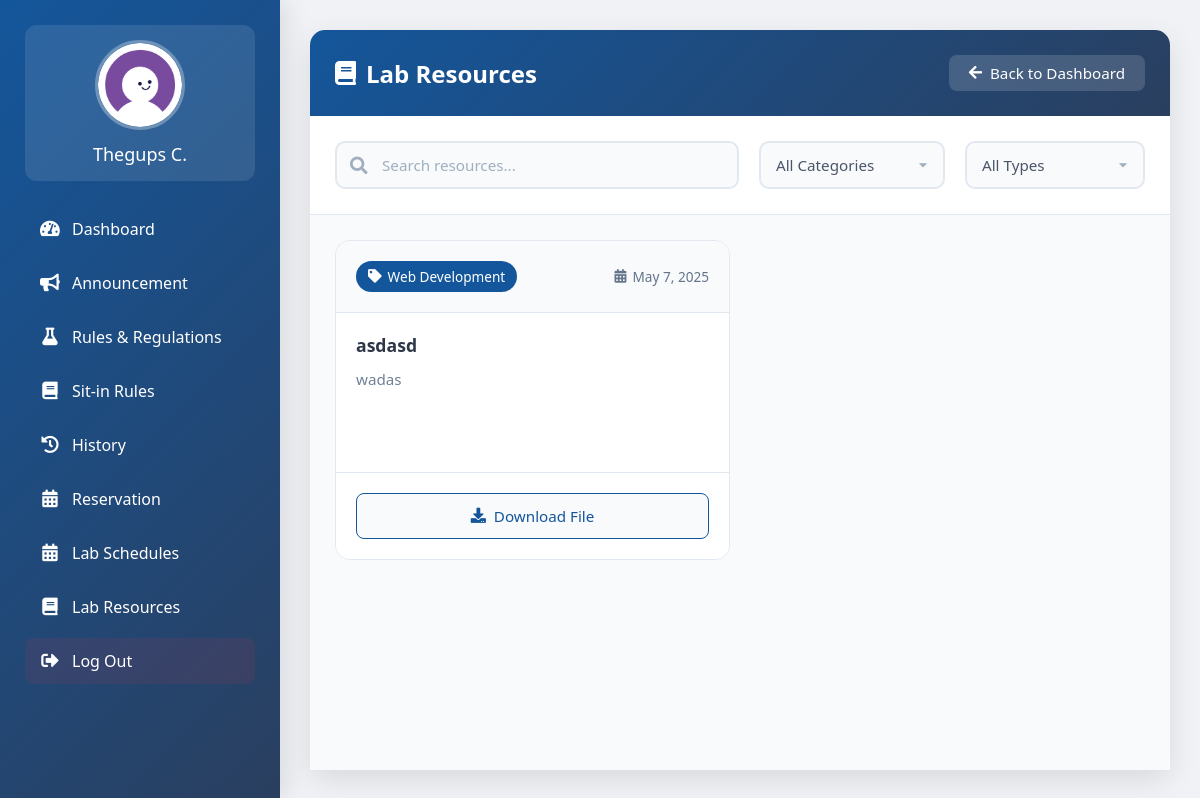
The page /viewlabresources.php (signed in) on the database as committed earlier.
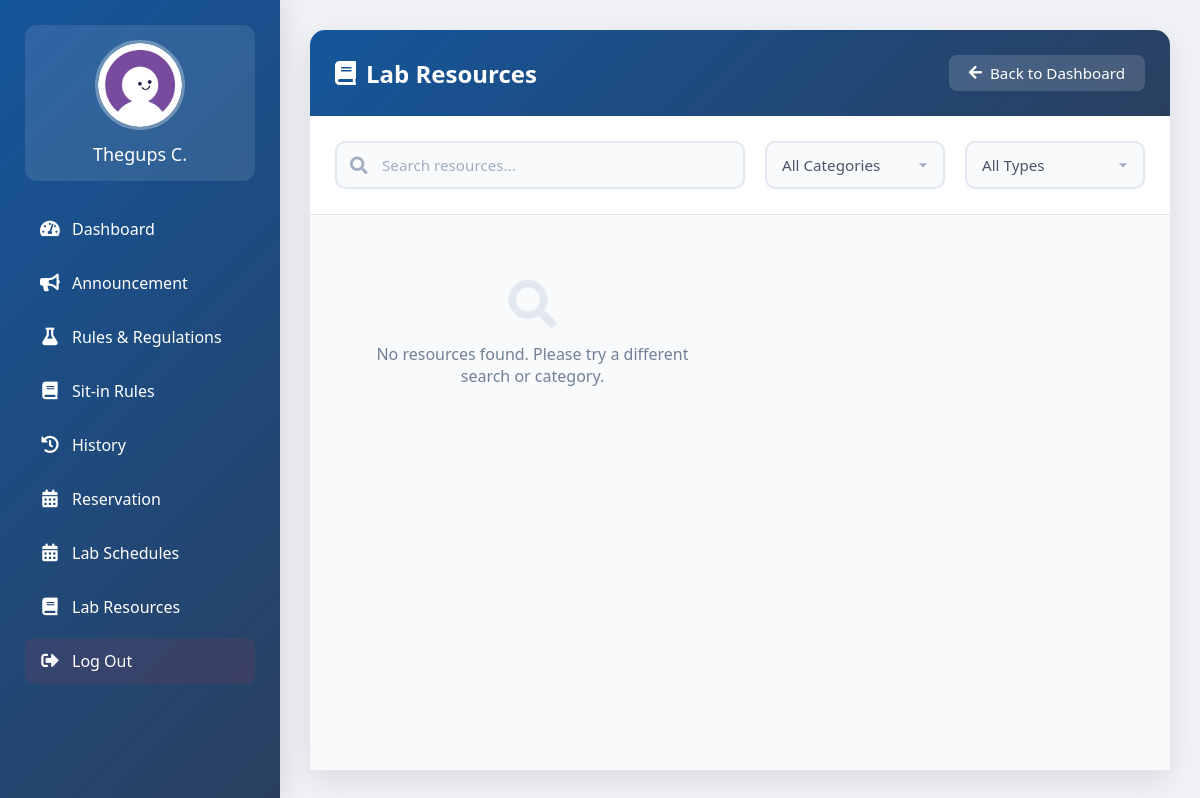
The same page on the database as committed later.
### tables this page shows
CREATE TABLE `lab_resources` (
  `id` int(11) NOT NULL,
  `title` varchar(255) NOT NULL,
  `description` text DEFAULT NULL,
  `category` varchar(100) NOT NULL,
  `resource_type` varchar(50) NOT NULL,
  `link` text NOT NULL,
  `file_path` varchar(255) DEFAULT NULL,
  `upload_date` datetime NOT NULL,
  `file_name` varchar(255) DEFAULT NULL,
  `file_type` varchar(50) DEFAULT NULL
);

### viewlabresources.php (the view, shortened to what the changed rows need)
<?php
include("connector.php");
$query = "SELECT * FROM lab_resources WHERE 1=1";
$query .= " ORDER BY upload_date DESC";
$result = mysqli_query($con, $query);
?>
<!DOCTYPE html>
<html lang="en">
<head>
    <link rel="stylesheet" href="https://cdnjs.cloudflare.com/ajax/libs/font-awesome/5.15.3/css/all.min.css">
</head>
<body>
<div class="content">
    <div class="resources-container">
        <div class="resources-header">
            <h1>
                <i class="fas fa-book"></i>
                Lab Resources
            </h1>
        </div>
        <div class="resources-grid">
            <?php if (mysqli_num_rows($result) > 0): ?>
                <?php while ($row = mysqli_fetch_assoc($result)): ?>
                    <div class="resource-card">
                        <div class="resource-header">
                            <div class="category-badge">
                                <i class="fas fa-tag"></i> <?php echo htmlspecialchars($row['category']); ?>
                            </div>
                            <div class="resource-date">
                                <i class="fas fa-calendar-alt"></i>
                                <?php echo date('F j, Y', strtotime($row['upload_date'])); ?>
                            </div>
                        </div>
                        <div class="resource-body">
                            <h3 class="resource-title">
                                <?php echo htmlspecialchars($row['title']); ?>
                            </h3>
                            <p class="resource-description">
                                <?php echo htmlspecialchars($row['description']); ?>
                            </p>
                        </div>
                        <div class="resource-actions">
                            <?php
                            $hasFile = isset($row['file_path']) && !empty(trim($row['file_path']));
                            ?>
                            <?php if ($hasFile): ?>
                                <a href="uploads/resources/<?php echo htmlspecialchars($row['file_path']); ?>"
                                   download="<?php echo htmlspecialchars($row['file_name']); ?>"
                                   class="resource-btn download-btn">
                                    <i class="fas fa-download"></i> Download File
                                </a>
                            <?php endif; ?>
                        </div>
                    </div>
                <?php endwhile; ?>
            <?php else: ?>
                <div class="no-resources">
                    <i class="fas fa-search"></i>
                    <p>No resources found. Please try a different search or category.</p>
                </div>
            <?php endif; ?>
        </div>
    </div>
</div>
</body>
</html>

Rows that differ between the two databases and show on the page:
removed lab_resources: category "Web Development", upload_date "May 7, 2025", title "asdasd", description "wadas"
Other text that changed with them:
text now shown: "No resources found. Please try a different search or category."
